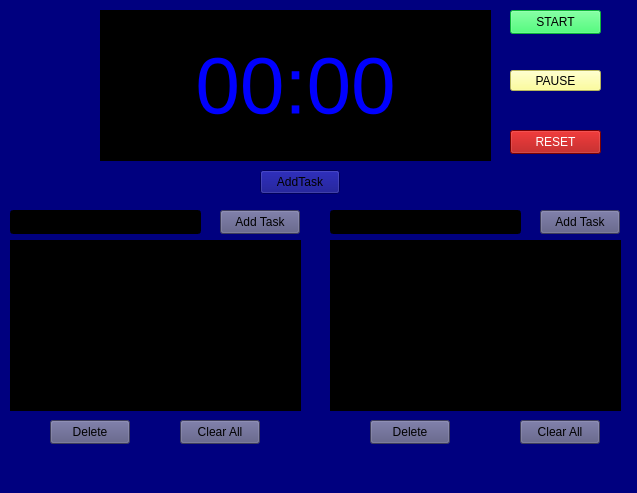
<?xml version="1.0" encoding="UTF-8"?>
<ui version="4.0">
 <class>MainWindow</class>
 <widget class="QMainWindow" name="MainWindow">
  <property name="geometry">
   <rect>
    <x>0</x>
    <y>0</y>
    <width>637</width>
    <height>493</height>
   </rect>
  </property>
  <property name="windowTitle">
   <string>MainWindow</string>
  </property>
  <property name="styleSheet">
   <string notr="true">background-color: rgb(0, 0, 127);
background-image: url(:/istockphoto-108203887-612x612.jpg);</string>
  </property>
  <widget class="QWidget" name="centralwidget">
   <widget class="QPushButton" name="btnAddTask">
    <property name="geometry">
     <rect>
      <x>220</x>
      <y>210</y>
      <width>80</width>
      <height>24</height>
     </rect>
    </property>
    <property name="styleSheet">
     <string notr="true">background-color: rgb(85, 85, 127);</string>
    </property>
    <property name="text">
     <string>Add Task</string>
    </property>
   </widget>
   <widget class="QListWidget" name="listWidget">
    <property name="geometry">
     <rect>
      <x>10</x>
      <y>240</y>
      <width>291</width>
      <height>171</height>
     </rect>
    </property>
    <property name="styleSheet">
     <string notr="true">background-color: rgb(0, 0, 0);</string>
    </property>
    <property name="dragEnabled">
     <bool>true</bool>
    </property>
    <property name="dragDropMode">
     <enum>QAbstractItemView::DragDropMode::DragDrop</enum>
    </property>
    <property name="defaultDropAction">
     <enum>Qt::DropAction::MoveAction</enum>
    </property>
    <property name="sortingEnabled">
     <bool>false</bool>
    </property>
   </widget>
   <widget class="QPushButton" name="btnDelete">
    <property name="geometry">
     <rect>
      <x>50</x>
      <y>420</y>
      <width>80</width>
      <height>24</height>
     </rect>
    </property>
    <property name="styleSheet">
     <string notr="true">background-color: rgb(85, 85, 127);</string>
    </property>
    <property name="text">
     <string>Delete</string>
    </property>
   </widget>
   <widget class="QPushButton" name="btnClearAll">
    <property name="geometry">
     <rect>
      <x>180</x>
      <y>420</y>
      <width>80</width>
      <height>24</height>
     </rect>
    </property>
    <property name="styleSheet">
     <string notr="true">background-color: rgb(85, 85, 127);</string>
    </property>
    <property name="text">
     <string>Clear All</string>
    </property>
   </widget>
   <widget class="QLineEdit" name="txtNewTask">
    <property name="geometry">
     <rect>
      <x>10</x>
      <y>210</y>
      <width>191</width>
      <height>24</height>
     </rect>
    </property>
    <property name="styleSheet">
     <string notr="true">background-color: rgb(0, 0, 0);</string>
    </property>
   </widget>
   <widget class="QPushButton" name="btnStartTimer">
    <property name="geometry">
     <rect>
      <x>510</x>
      <y>10</y>
      <width>91</width>
      <height>24</height>
     </rect>
    </property>
    <property name="styleSheet">
     <string notr="true">background-color: rgb(20, 255, 79);
color: rgb(0, 0, 0);</string>
    </property>
    <property name="text">
     <string>START</string>
    </property>
   </widget>
   <widget class="QLabel" name="lblTimer">
    <property name="geometry">
     <rect>
      <x>100</x>
      <y>10</y>
      <width>391</width>
      <height>151</height>
     </rect>
    </property>
    <property name="font">
     <font>
      <pointsize>60</pointsize>
     </font>
    </property>
    <property name="styleSheet">
     <string notr="true">background-color: rgb(0, 0, 0);
color: rgb(0, 0, 255);</string>
    </property>
    <property name="text">
     <string>00:00</string>
    </property>
    <property name="alignment">
     <set>Qt::AlignmentFlag::AlignCenter</set>
    </property>
   </widget>
   <widget class="QListWidget" name="listWidget_2">
    <property name="geometry">
     <rect>
      <x>330</x>
      <y>240</y>
      <width>291</width>
      <height>171</height>
     </rect>
    </property>
    <property name="styleSheet">
     <string notr="true">background-color: rgb(0, 0, 0);</string>
    </property>
    <property name="dragEnabled">
     <bool>true</bool>
    </property>
    <property name="dragDropMode">
     <enum>QAbstractItemView::DragDropMode::DragDrop</enum>
    </property>
    <property name="defaultDropAction">
     <enum>Qt::DropAction::MoveAction</enum>
    </property>
    <property name="sortingEnabled">
     <bool>false</bool>
    </property>
   </widget>
   <widget class="QPushButton" name="btnDelete_2">
    <property name="geometry">
     <rect>
      <x>370</x>
      <y>420</y>
      <width>80</width>
      <height>24</height>
     </rect>
    </property>
    <property name="styleSheet">
     <string notr="true">background-color: rgb(85, 85, 127);</string>
    </property>
    <property name="text">
     <string>Delete</string>
    </property>
   </widget>
   <widget class="QPushButton" name="btnClearAll_2">
    <property name="geometry">
     <rect>
      <x>520</x>
      <y>420</y>
      <width>80</width>
      <height>24</height>
     </rect>
    </property>
    <property name="styleSheet">
     <string notr="true">background-color: rgb(85, 85, 127);</string>
    </property>
    <property name="text">
     <string>Clear All</string>
    </property>
   </widget>
   <widget class="QPushButton" name="btnAddTask_2">
    <property name="geometry">
     <rect>
      <x>540</x>
      <y>210</y>
      <width>80</width>
      <height>24</height>
     </rect>
    </property>
    <property name="styleSheet">
     <string notr="true">background-color: rgb(85, 85, 127);</string>
    </property>
    <property name="text">
     <string>Add Task</string>
    </property>
   </widget>
   <widget class="QLineEdit" name="txtNewTask_2">
    <property name="geometry">
     <rect>
      <x>330</x>
      <y>210</y>
      <width>191</width>
      <height>24</height>
     </rect>
    </property>
    <property name="styleSheet">
     <string notr="true">background-color: rgb(0, 0, 0);</string>
    </property>
   </widget>
   <widget class="QPushButton" name="btnStopTimer">
    <property name="geometry">
     <rect>
      <x>510</x>
      <y>70</y>
      <width>91</width>
      <height>21</height>
     </rect>
    </property>
    <property name="styleSheet">
     <string notr="true">background-color: rgb(255, 255, 127);
color: rgb(0, 0, 0);</string>
    </property>
    <property name="text">
     <string>PAUSE</string>
    </property>
   </widget>
   <widget class="QPushButton" name="btnResetTimer">
    <property name="geometry">
     <rect>
      <x>510</x>
      <y>130</y>
      <width>91</width>
      <height>24</height>
     </rect>
    </property>
    <property name="styleSheet">
     <string notr="true">background-color: rgb(170, 0, 0);
color: rgb(255, 255, 255);</string>
    </property>
    <property name="text">
     <string>RESET</string>
    </property>
   </widget>
   <widget class="QPushButton" name="taskButton">
    <property name="geometry">
     <rect>
      <x>260</x>
      <y>170</y>
      <width>80</width>
      <height>24</height>
     </rect>
    </property>
    <property name="text">
     <string>AddTask</string>
    </property>
   </widget>
  </widget>
  <widget class="QMenuBar" name="menubar">
   <property name="geometry">
    <rect>
     <x>0</x>
     <y>0</y>
     <width>637</width>
     <height>21</height>
    </rect>
   </property>
  </widget>
  <widget class="QStatusBar" name="statusbar"/>
 </widget>
 <resources/>
 <connections/>
</ui>
